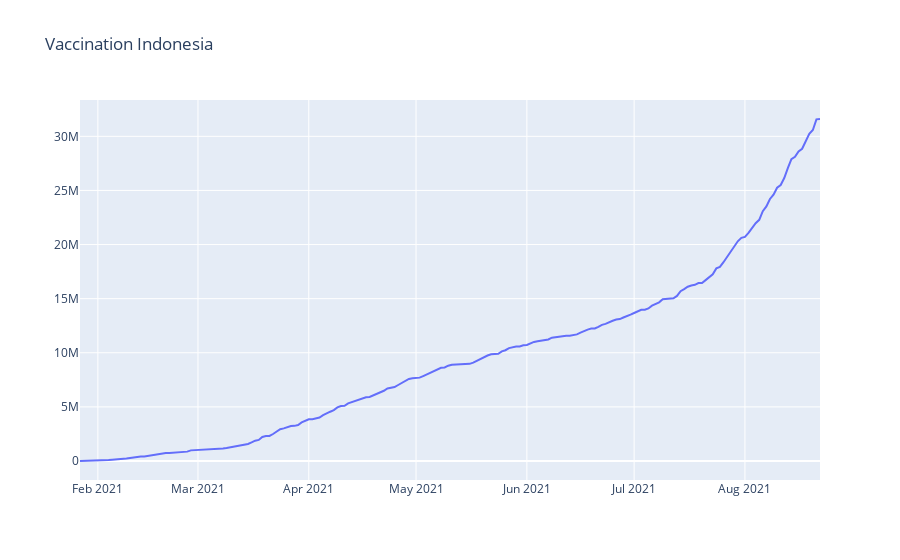

Here is the notebook cell this chart was saved with:
### Code cell
line_stat = []
line_stat.append(go.Scatter(x=df_vaccine.tanggal, y=df_vaccine['Dosis kedua'], name="Dosis Kedua", mode='lines'))

fig = go.Figure(data=line_stat)
fig.update_layout(title_text="Vaccination Indonesia")
fig.show()

### Figure 1 — Plotly figure (JSON) as saved in the notebook; plotly's stock layout.template omitted (floating-point values rounded to 4 significant figures; data arrays with more than 128 entries replaced by an {"elided": "..."} marker saying what was removed)
{"data": [{"mode": "lines", "name": "Dosis Kedua", "type": "scatter", "x": {"elided": "208 str values"}, "y": {"elided": "208 int values"}}], "layout": {"title": {"text": "Vaccination Indonesia"}}}
